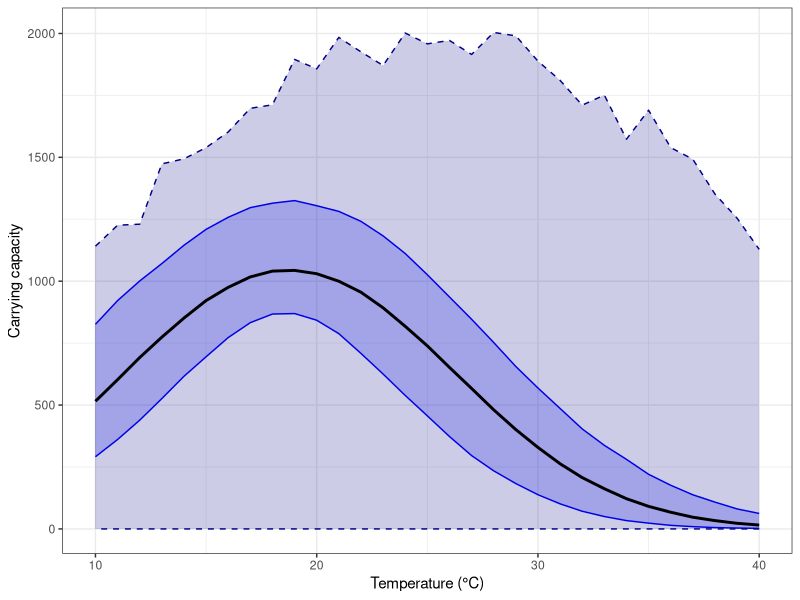

R code for this plot: (Note: a time limit stopped this script after it produced the figure.)
# Copyleft (or the one to blame): Carvalho, LMF (2014)
# Last updated: 09/06/2014 
posterior <- data.frame(read.table("DATA/posterior_real.txt",T))
M <- 10000
prior <- data.frame( # prior distributions for r(T) and K(T) parameters
  a1 = rnorm(M, 25, 10),
  b1 = rgamma(M, 4, 1/5),
  c1 = rgamma(M, 1, 1/1000),
  a2 = rnorm(M, 25, 10),
  b2 = rgamma(M, 4, 1/5),
  c2 = rnorm(M, .5, 2)
  )
#############
## Now let's construct bands using Monte Carlo sampling from the MCMC posterior and
## the Monte Carlo simulation of the priors
#############
N <- 10000 #replicates
Tp <- seq(10, 40)
Tl <- length(Tp)
####
# K
###
reps.K <- data.frame(matrix(NA,N, Tl)); names(reps.K) <- paste("T", Tp, sep = "")
for (t in 1:Tl){
  cat("% complete=", t/Tl*100, "\n")
  for(i in 1:N){
    c <- sample(posterior$c1,1)
    b <- sample(posterior$b1,1)
    a <- sample(posterior$a1,1)
    #
    reps.K[i,t]<-c*exp(-((Tp[t]-a)^2/b))
  }
}
lims.K <- apply(reps.K, 2, function(x) quantile(x, probs = c(.025, .5, .975), na.rm = TRUE))
lwr.K <- lims.K[1, ]
md.K <- lims.K[2, ]
upr.K <- lims.K[3, ]
##
##
reps.K2 <- data.frame(matrix(NA, N, Tl)); names(reps.K2) <- paste("T", Tp, sep = "")
for (t in 1:Tl){
  cat("% complete=", t/Tl*100, "\n")
  for(i in 1:N){
    c2 <- sample(prior$c1, 1)
    b2 <- sample(prior$b1, 1)
    a2 <- sample(prior$a1, 1)
    #
    reps.K2[i, t] <- c2*exp(-((Tp[t]-a2)^2/b2))
  }
}
lims.K2 <- apply(reps.K2, 2, 
                 function(x) quantile(x, probs = c(.025, .5, .975), na.rm = TRUE))
lwr.K2 <- lims.K2[1, ]
md.K2 <- lims.K2[2, ]
upr.K2 <- lims.K2[3, ]
#
K.bands <- data.frame(temp = Tp, lwr = lwr.K, med = md.K, upr = upr.K, lwr2 = lwr.K2,
                      upr2 = upr.K2)
##
library(ggplot2)
 jpeg(filename = "fig_3A.jpeg",
      width = 10, height = 7, units = "cm", pointsize = 18,
      res = 300 ,
      quality = 100)
 par(cex = 1.5)
ggplot(K.bands, aes(x = temp, y = med)) +
  geom_ribbon(aes(ymin = lwr, ymax = upr), fill = "blue",
              colour = "blue", alpha = .2) +
  geom_ribbon(aes(ymin = lwr2, ymax = upr2), fill = "darkblue", 
              colour="darkblue", alpha = .2, linetype = 2) +
  scale_x_continuous("Temperature (°C)") +
  scale_y_continuous("Carrying capacity") +
  geom_line(size = 1) +
  guides(fill = FALSE, colour = FALSE)+
  theme_bw()  
 dev.off()
###################
###################
reps.r <- data.frame(matrix(NA, N, Tl)); names(reps.r) <- paste("T", Tp, sep = "")
for (t in 1:Tl){
  cat("% complete=", t/Tl*100, "\n")
  for(i in 1:N){
    c <- sample(posterior$c2, 1)
    b <- sample(posterior$b2, 1)
    a <- sample(posterior$a2, 1)
    #
    reps.r[i, t] <- c*exp(-((Tp[t]-a)^2/b))
  }
}
lims.r <- apply(reps.r, 2, function(x) quantile(x, probs = c(.025, .5, .975), na.rm = TRUE))
lwr.r <- lims.r[1, ]
md.r <- lims.r[2, ]
upr.r <- lims.r[3, ]
####
reps.r2 <- data.frame(matrix(NA, N, Tl)); names(reps.r2) <- paste("T", Tp, sep = "")
for (t in 1:Tl){
  cat("% complete=",t/Tl*100,"\n")
  for(i in 1:N){
    c2 <- sample(prior$c2, 1)
    b2 <- sample(prior$b2, 1)
    a2 <- sample(prior$a2, 1)
    #
    reps.r2[i, t] <- c2*exp(-((Tp[t]-a2)^2/b2))
  }
}
lims.r2 <- apply(reps.r2, 2, function(x) quantile(x, probs = c(.025, .5, .975), na.rm = TRUE))
lwr.r2 <- lims.r2[1, ]
md.r2 <- lims.r2[2, ]
upr.r2 <- lims.r2[3, ]
#
r.bands <- data.frame(temp = Tp, lwr = lwr.r, med = md.r, upr = upr.r,
                    lwr2 = lwr.r2, upr2 = upr.r2)
##
 jpeg(filename = "fig_3B.jpeg",
      width = 10, height = 7, units = "cm", pointsize = 18,
      res = 300,
      quality = 100)
 par(cex = 1.5)
ggplot(r.bands, aes(x = temp, y = med)) +
  geom_ribbon(aes(ymin = lwr, ymax = upr), fill = "red", colour = "red", alpha = .2) +
  geom_ribbon(aes(ymin = lwr2, ymax = upr2), fill = "darkred",
              colour = "darkred", alpha = .2, linetype = 2) +
  scale_x_continuous("Temperature (°C)") +
  scale_y_continuous("Growth rate") +
  geom_line(size = 1) +
  guides(fill = FALSE, colour = FALSE)+
  theme_bw()
dev.off()
